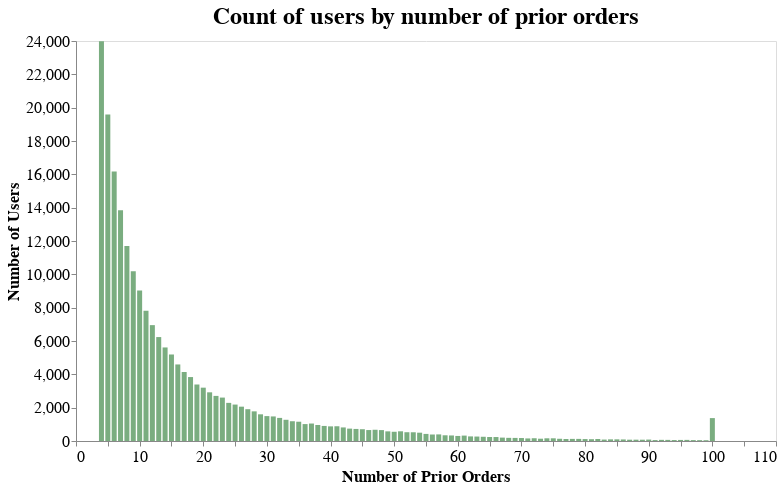

The notebook cell saved with this chart:
### Code cell
alt.Chart(new, title='Count of users by number of prior orders').mark_bar().encode(
    alt.X('i', title = 'Number of Prior Orders'),
    alt.Y('order_number', title = 'Number of Users')
).configure_axis(
    labelFontSize = 16,
    titleFontSize = 16,
    grid = False
).configure_title(
    fontSize = 24
).properties(
    height = 400,
    width = 700
).configure_bar(
    color = '#7AAD80'
)

### Figure 1 — Vega-Lite specification as saved in the notebook (floating-point values rounded to 4 significant figures)
{"config": {"view": {"continuousWidth": 400, "continuousHeight": 300}, "axis": {"grid": false, "labelFontSize": 16, "titleFontSize": 16}, "bar": {"color": "#7AAD80"}, "title": {"fontSize": 24}}, "data": {"name": "data-27844ce7c2a1575747fff5f853073b84"}, "mark": "bar", "encoding": {"x": {"type": "quantitative", "field": "i", "title": "Number of Prior Orders"}, "y": {"type": "quantitative", "field": "order_number", "title": "Number of Users"}}, "height": 400, "title": "Count of users by number of prior orders", "width": 700, "$schema": "https://vega.github.io/schema/vega-lite/v4.0.0.json", "datasets": {"data-27844ce7c2a1575747fff5f853073b84": [{"order_number": 23986, "i": 4}, {"order_number": 19590, "i": 5}, {"order_number": 16165, "i": 6}, {"order_number": 13850, "i": 7}, {"order_number": 11700, "i": 8}, {"order_number": 10190, "i": 9}, {"order_number": 9032, "i": 10}, {"order_number": 7815, "i": 11}, {"order_number": 6952, "i": 12}, {"order_number": 6236, "i": 13}, {"order_number": 5613, "i": 14}, {"order_number": 5191, "i": 15}, {"order_number": 4593, "i": 16}, {"order_number": 4139, "i": 17}, {"order_number": 3836, "i": 18}, {"order_number": 3390, "i": 19}, {"order_number": 3200, "i": 20}, {"order_number": 2921, "i": 21}, {"order_number": 2706, "i": 22}, {"order_number": 2605, "i": 23}, {"order_number": 2288, "i": 24}, {"order_number": 2186, "i": 25}, {"order_number": 2060, "i": 26}, {"order_number": 1908, "i": 27}, {"order_number": 1779, "i": 28}, {"order_number": 1601, "i": 29}, {"order_number": 1494, "i": 30}, {"order_number": 1474, "i": 31}, {"order_number": 1386, "i": 32}, {"order_number": 1374, "i": 100}, {"order_number": 1273, "i": 33}, {"order_number": 1186, "i": 34}, {"order_number": 1157, "i": 35}, {"order_number": 1048, "i": 37}, {"order_number": 1015, "i": 36}, {"order_number": 960, "i": 38}, {"order_number": 904, "i": 39}, {"order_number": 885, "i": 41}, {"order_number": 878, "i": 40}, {"order_number": 814, "i": 42}, {"order_number": 743, "i": 43}, {"order_number": 724, "i": 44}, {"order_number": 707, "i": 45}, {"order_number": 675, "i": 47}, {"order_number": 657, "i": 46}, {"order_number": 654, "i": 48}, {"order_number": 582, "i": 51}, {"order_number": 579, "i": 49}, {"order_number": 554, "i": 50}, {"order_number": 527, "i": 52}, {"order_number": 524, "i": 53}, {"order_number": 499, "i": 54}, {"order_number": 425, "i": 55}, {"order_number": 396, "i": 57}, {"order_number": 390, "i": 56}, {"order_number": 343, "i": 58}, {"order_number": 332, "i": 59}, {"order_number": 324, "i": 61}, {"order_number": 303, "i": 60}, {"order_number": 276, "i": 62}, {"order_number": 267, "i": 63}, {"order_number": 254, "i": 64}, {"order_number": 239, "i": 65}, {"order_number": 238, "i": 66}, {"order_number": 204, "i": 67}, {"order_number": 189, "i": 68}, {"order_number": 185, "i": 69}, {"order_number": 178, "i": 70}, {"order_number": 166, "i": 72}, {"order_number": 162, "i": 74}, {"order_number": 162, "i": 75}, {"order_number": 154, "i": 71}, {"order_number": 138, "i": 73}, {"order_number": 134, "i": 76}, {"order_number": 127, "i": 78}, {"order_number": 127, "i": 79}, {"order_number": 120, "i": 77}, {"order_number": 119, "i": 82}, {"order_number": 116, "i": 80}, {"order_number": 108, "i": 81}, {"order_number": 100, "i": 85}, {"order_number": 99, "i": 84}, {"order_number": 93, "i": 86}, {"order_number": 86, "i": 83}, {"order_number": 85, "i": 90}, {"order_number": 79, "i": 88}, {"order_number": 78, "i": 87}, {"order_number": 77, "i": 89}, {"order_number": 69, "i": 92}, {"order_number": 67, "i": 93}, {"order_number": 67, "i": 96}, {"order_number": 64, "i": 95}, {"order_number": 57, "i": 94}, {"order_number": 56, "i": 91}, {"order_number": 54, "i": 97}, {"order_number": 50, "i": 98}, {"order_number": 47, "i": 99}]}}
